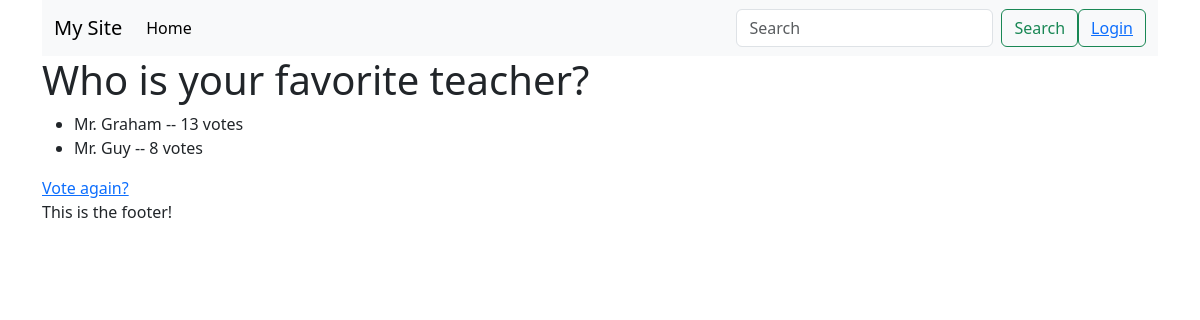
The page /polls/2/results/ on the database as committed earlier.
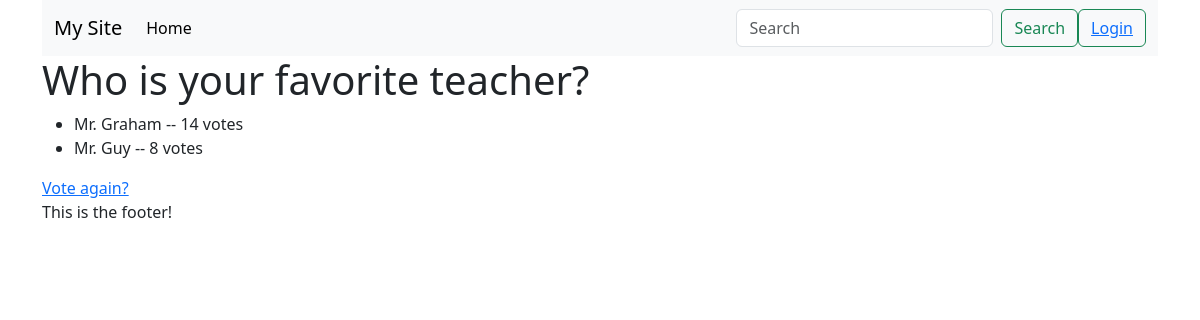
The same page on the database as committed later.
### polls/models.py (models this page shows)
class Question(models.Model):
    question_text = models.CharField(max_length=200)
    pub_date = models.DateTimeField('date published')

class Choice(models.Model):
    question = models.ForeignKey(Question, on_delete=models.CASCADE)
    choice_text = models.CharField(max_length=200)
    votes = models.IntegerField(default=0)

### polls/views.py (the view)
# urls.py: path('<int:pk>/results/', views.ResultsView.as_view(), name='results'),
class ResultsView(DetailView):
    model = Question
    template_name = 'polls/results.html'

### polls/templates/polls/results.html
{% extends 'base.html'%}
{% load static %}
{% block content %}
<h1>{{ question.question_text }}</h1>
<ul>
{% for choice in question.choice_set.all %}
    <li>{{ choice.choice_text }} -- {{ choice.votes }} vote{{ choice.votes|pluralize }}</li>
{% endfor %}
</ul>
<a href="{% url 'polls:detail' question_id %}">Vote again?</a>
{% endblock content %}

### polls/templates/base.html (shortened to what this page needs)
{% load static %}
<!DOCTYPE html>
<html lang="en">
    <head>
        <link href="https://cdn.jsdelivr.net/npm/bootstrap@5.3.0-alpha1/dist/css/bootstrap.min.css" rel="stylesheet">
        <link rel="stylesheet" href="{% static 'polls/css/style.css' %}" />
        <header class="header container">
          <nav class="navbar navbar-expand-lg bg-body-tertiary">
                <div class="container-fluid">
                  <a class="navbar-brand" href="#">My Site</a>
                  <div class="collapse navbar-collapse" id="navbarSupportedContent">
                    <ul class="navbar-nav me-auto mb-2 mb-lg-0">
                      <li class="nav-item">
                        <a class="nav-link active" aria-current="page" href="{% url 'polls:index'%}">Home</a>
                      </li>
                    </ul>
                    <form class="d-flex" role="search">
                      <input class="form-control me-2" type="search" placeholder="Search" aria-label="Search">
                      <button class="btn btn-outline-success" type="submit">Search</button>
                    </form>
                    <form class="d-flex" role="authentication">
                        {% if request.user.is_authenticated %}
                            <button class="btn btn-outline-success" type="logout">
                              <a href="{% url 'account_logout' %}">Logout</a>
                            </button>
                        {% else %}
                            <button class="btn btn-outline-success" type="login">
                              <a href="{% url 'account_login' %}">Login</a>
                            </button>
                        {% endif %}
                    </form>
                  </div>
                </div>
              </nav>
        </header>
    </head>
    <body>
      <div class='container'>
        {%block content %}
        {%endblock content%}
      </div>
    </body>
    <footer class="footer">
        <div class="container">
            <p>This is the footer!</p>
        </div>
    </footer>
</html>

### polls/static/polls/css/style.css (style rules this page uses)
li a { color: green; }
body { background: white; }

Rows that differ between the two databases and show on the page:
changed Choice "Mr. Graham": votes "13" → "14"
